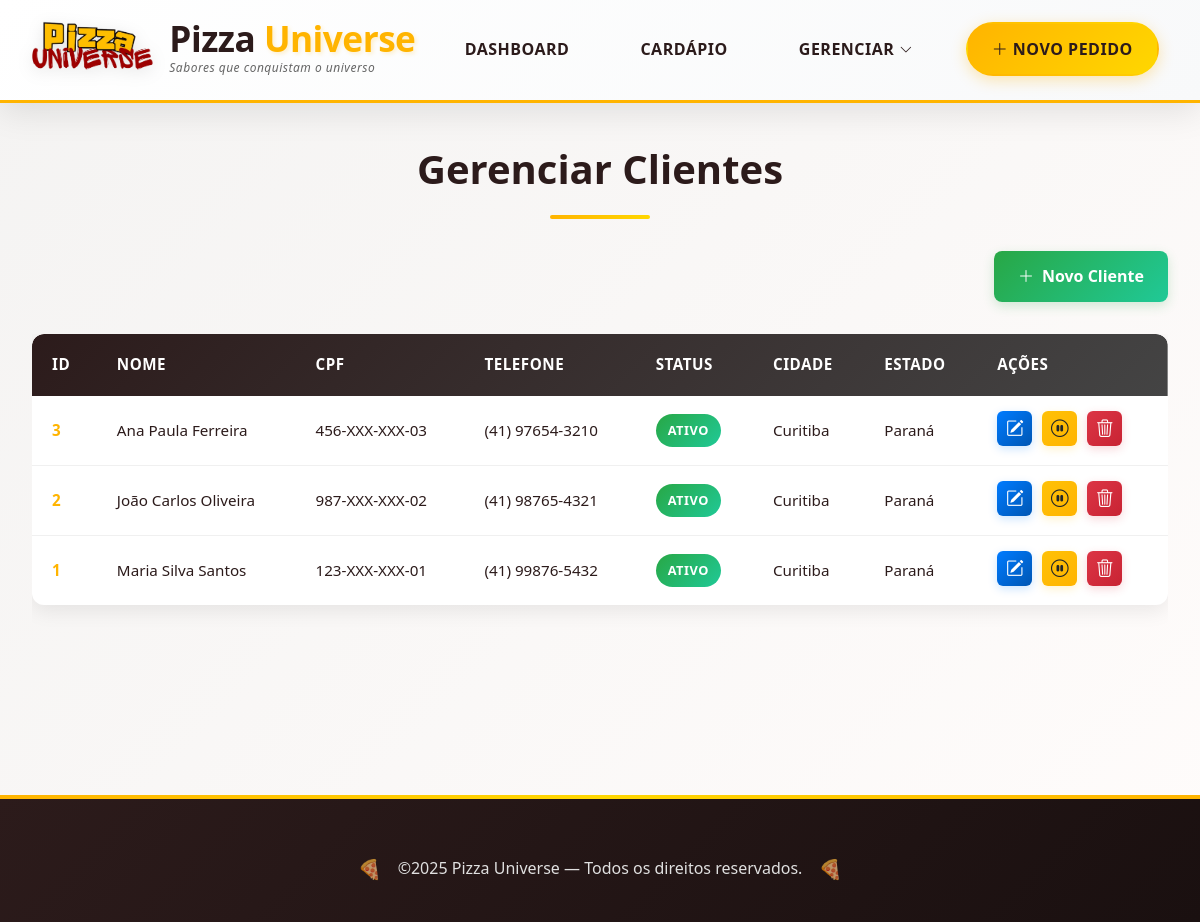
The app's page /?page=customers (signed in), older data.
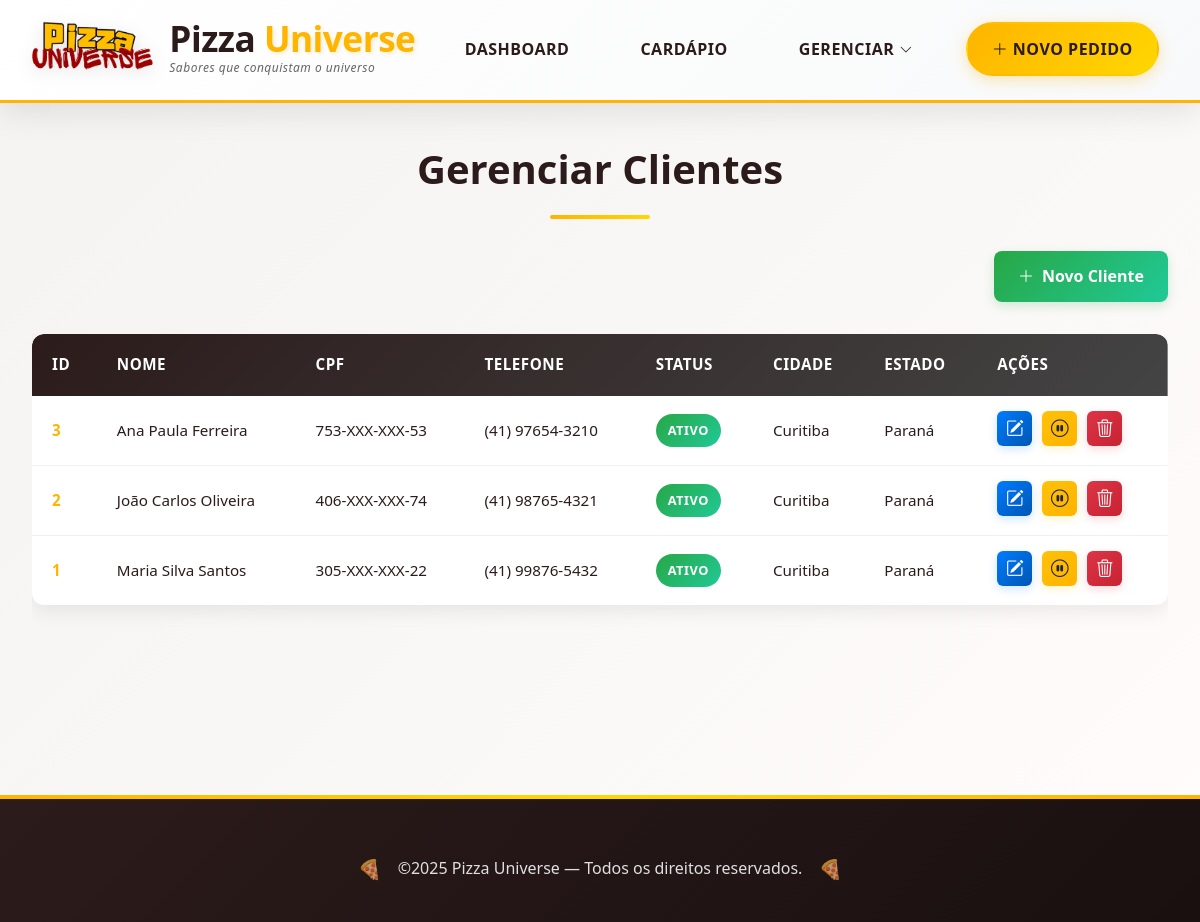
The same page, newer data.
### tables this page shows
CREATE TABLE IF NOT EXISTS customers (
    id INT AUTO_INCREMENT PRIMARY KEY,
    name VARCHAR(100) NOT NULL,
    cpf VARCHAR(11) NOT NULL UNIQUE,
    phone VARCHAR(11) NOT NULL,
    status ENUM('active', 'inactive') DEFAULT 'active',
    zipcode VARCHAR(10) NOT NULL,
    neighborhood VARCHAR(100) NOT NULL,
    street VARCHAR(200) NOT NULL,
    city VARCHAR(100) NOT NULL,
    state VARCHAR(50) NOT NULL,
    created_at TIMESTAMP DEFAULT CURRENT_TIMESTAMP,
    updated_at TIMESTAMP DEFAULT CURRENT_TIMESTAMP ON UPDATE CURRENT_TIMESTAMP
);

### controllers/CustomerController.php (called while the page is built, shortened)
<?php
abstract class CustomerController
{
    public static function delete(): void
    {
        self::findAll();
    }
    public static function findAll(?int $deleteId = null): void
    {
        $customers = CustomerDao::findAll();
        CustomerView::renderList($customers, $deleteId);
    }
}

### views/pages/customers/index.php (called while the page is built, shortened)
<?php
$action = $_GET['action'] ?? 'list';
match ($action) {
    'create' => require __DIR__ . '/create.php',
    'edit' => require __DIR__ . '/edit.php',
    'delete' => CustomerController::delete(),
    'status' => CustomerController::updateStatus(),
    default => CustomerController::delete()
};

### models/Customer.php (called while the page is built, shortened)
<?php
class Customer
{
    public function __construct(
        int $id,
        string $name = "",
        string $cpf = "",
        string $phone = "",
        string $status = "active",
        string $zipcode = "",
        string $neighborhood = "",
        string $street = "",
        string $city = "",
        string $state = ""
    ) {
        $this->id = $id;
        $this->name = $name;
        $this->cpf = $cpf;
        $this->phone = $phone;
        $this->status = $status;
        $this->city = $city;
        $this->state = $state;
    }
    public function __get(string $attr): mixed
    {
        if (property_exists($this, $attr)) {
            return $this->$attr;
        }
        throw new InvalidArgumentException("Property '{$attr}' does not exist");
    }
}

### dal/CustomerDAO.php (called while the page is built, shortened)
<?php
abstract class CustomerDao
{
    public static function findAll(): array
    {
        try {
            $pdo = Connection::getConnection();
            $stmt = $pdo->prepare("SELECT * FROM customers ORDER BY name");
            $stmt->execute();
            $res = $stmt->fetchAll(PDO::FETCH_ASSOC);
            $customers = [];
            foreach ($res as $data) {
                $customers[] = new Customer(
                    (int) $data["id"],
                    $data["name"],
                    $data["cpf"],
                    $data["phone"],
                    $data["status"],
                    $data["zipcode"],
                    $data["neighborhood"],
                    $data["street"],
                    $data["city"],
                    $data["state"]
                );
            }
            return $customers;
        } catch (\PDOException $e) {
            throw new PDOException("Erro ao listar clientes: " . $e->getMessage());
        }
    }
}

### helpers/functions.php (called while the page is built, shortened)
<?php
function maskCpf(string $cpf): string
{
  $cpf = preg_replace('/[^0-9]/', '', $cpf);
  return substr($cpf, 0, 3) . '-XXX-XXX-' . substr($cpf, -2);
}
function maskPhone(string $phone): string
{
  $phone = preg_replace('/[^0-9]/', '', $phone);
  if (strlen($phone) === 10) {
    return '(' . substr($phone, 0, 2) . ') ' . substr($phone, 2, 4) . '-' . substr($phone, 6);
  } elseif (strlen($phone) === 11) {
    return '(' . substr($phone, 0, 2) . ') ' . substr($phone, 2, 5) . '-' . substr($phone, 7);
  }
  return $phone;
}

### views/CustomerView.php (the view, shortened to what this page needs)
<?php
abstract class CustomerView
{
?>
    <?php
    public static function renderList(array $customers, ?int $deleteId = null): void
    {
    ?>
        <main>
            <h1>Gerenciar Clientes</h1>
            <div class="navigation-buttons">
                <a href="?page=customers&action=create" class="btn-primary"><i class="bi bi-plus-lg"></i> Novo Cliente</a>
            </div>
            <?php if (!empty($customers)): ?>
                <div class="customers-table-container">
                    <table class="customers-table">
                        <thead>
                            <tr>
                                <th>ID</th>
                                <th>Nome</th>
                                <th>CPF</th>
                                <th>Telefone</th>
                                <th>Status</th>
                                <th>Cidade</th>
                                <th>Estado</th>
                                <th>Ações</th>
                            </tr>
                        </thead>
                        <tbody>
                            <?php foreach ($customers as $customer): ?>
                                <tr class="customer-row">
                                    <td><?= $customer->id ?></td>
                                    <td class="customer-name"><?= htmlspecialchars($customer->name) ?></td>
                                    <td><?= Util\maskCpf($customer->cpf) ?></td>
                                    <td><?= Util\maskPhone($customer->phone) ?></td>
                                    <td>
                                        <span class="status-badge status-<?= $customer->status ?>">
                                            <?php
                                            echo match ($customer->status) {
                                                'active' => 'Ativo',
                                                'inactive' => 'Inativo',
                                                default => $customer->status
                                            };
                                            ?>
                                        </span>
                                    </td>
                                    <td><?= htmlspecialchars($customer->city) ?></td>
                                    <td><?= htmlspecialchars($customer->state) ?></td>
                                    <td class="actions">
                                        <a href="?page=customers&action=edit&edit=<?= $customer->id ?>" class="btn-edit" title="Editar Cliente">
                                            <i class="bi bi-pencil-square"></i>
                                        </a>
                                        <?php if ($customer->status === 'active'): ?>
                                            <a href="?page=customers&deactivate=<?= $customer->id ?>" class="btn-deactivate" title="Desativar Cliente">
                                                <i class="bi bi-pause-circle"></i>
                                            </a>
                                        <?php else: ?>
                                            <a href="?page=customers&activate=<?= $customer->id ?>" class="btn-activate" title="Ativar Cliente">
                                                <i class="bi bi-play-circle"></i>
                                            </a>
                                        <?php endif; ?>
                                        <a href="?page=customers&confirm=<?= $customer->id ?>" class="btn-delete" title="Excluir Cliente">
                                            <i class="bi bi-trash3"></i>
                                        </a>
                                    </td>
                                </tr>
                            <?php endforeach; ?>
                        </tbody>
                    </table>
                </div>
            <?php endif; ?>
        </main>
<?php
    }
}

### index.php (shortened to what this page needs)
<?php
$page = $_GET['page'] ?? 'login';
?>
<!DOCTYPE html>
<html lang="pt-br">
<head>
  <link rel="stylesheet" href="./assets/stylesheets/style.css">
  <?php
  $crudPages = ['users', 'pizzas', 'customers'];
  if (in_array($page, $crudPages)) {
    echo '<link rel="stylesheet" href="./assets/stylesheets/crud.css">';
  }
  $pageStyles = [
    'login' => 'auth.css',
    'home' => 'home.css',
    'dashboard' => 'dashboard.css',
    'pizzas' => 'pizzas.css',
    'customers' => 'customers.css',
    'deliver' => 'deliver.css'
  ];
  if (isset($pageStyles[$page])) {
    if (is_array($pageStyles[$page])) {
      foreach ($pageStyles[$page] as $styleFile) {
        echo '<link rel="stylesheet" href="./assets/stylesheets/' . $styleFile . '">';
      }
    } else {
      echo '<link rel="stylesheet" href="./assets/stylesheets/' . $pageStyles[$page] . '">';
    }
  }
  ?>
</head>
<body>
  <?php
  if ($page !== 'login') {
    require_once("./views/components/header.php");
  }
  match ($page) {
    'login'     => require './views/pages/login.php',
    'dashboard' => require './views/pages/dashboard.php',
    'users'     => require './views/pages/users/index.php',
    'pizzas'    => require './views/pages/pizzas/index.php',
    'customers' => require './views/pages/customers/index.php',
    'home'      => require './views/pages/home.php',
    'deliver'   => require './views/pages/deliver.php',
    default     => require './views/pages/404.php',
  };
  if ($page !== 'login') {
    require_once("./views/components/footer.php");
  }
  ?>
</body>
</html>

### views/components/header.php (shortened to what this page needs)
<header class="main-header">
  <div class="header-container">
    <div class="logo-section">
      <img src="./assets/images/logo.png" alt="Logo Pizza Universe" class="logo-img">
      <div class="logo-text">
        <h1>Pizza <span>Universe</span></h1>
        <p class="tagline">Sabores que conquistam o universo</p>
      </div>
    </div>
    <nav class="main-nav">
      <ul class="nav-list">
        <li><a href="?page=dashboard" class="nav-link">Dashboard</a></li>
        <li><a href="?page=menu" class="nav-link">Cardápio</a></li>
        <li class="dropdown">
          <a href="#" class="nav-link dropdown-toggle">Gerenciar <i class="bi bi-chevron-down"></i></a>
        </li>
        <li><a href="?page=deliver" class="nav-link cta-button"><i class="bi bi-plus-lg"></i> Novo Pedido</a></li>
      </ul>
    </nav>
  </div>
</header>

### views/components/footer.php
<footer>
  <div>
    <p>&copy;<?= date("Y") ?> Pizza Universe — Todos os direitos reservados.</p>
  </div>
</footer>

### assets/stylesheets/style.css (style rules this page uses)
* { margin: 0; padding: 0; box-sizing: border-box; }
html { scroll-behavior: smooth; }
body { font-family: 'Poppins', 'Segoe UI', Tahoma, Geneva, Verdana, sans-serif; background: linear-gradient(135deg, #f4f3f2 0%, #fffcfb 100%); color: #2c1b1b; font-size: 16px; line-height: 1.7; }
.main-header { background: linear-gradient(135deg, #fff 0%, #f8f9fa 100%); box-shadow: 0 8px 32px rgba(0, 0, 0, 0.1); padding: 0; position: sticky; top: 0; z-index: 1000; transition: all 0.3s ease; border-bottom: 3px solid #ffb400; }
.header-container { max-width: 1400px; margin: 0 auto; display: flex; align-items: center; justify-content: space-between; padding: 15px 30px; gap: 20px; }
.logo-section { display: flex; align-items: center; gap: 15px; flex-shrink: 0; }
.logo-img { height: 70px; width: auto; transition: all 0.4s ease; filter: drop-shadow(0 4px 8px rgba(0, 0, 0, 0.1)); }
.logo-text h1 { font-size: 2.2rem; font-weight: 800; color: #2c1b1b; margin: 0; letter-spacing: -0.5px; line-height: 1; }
.logo-text h1 span { color: #ffb400; text-shadow: 2px 2px 4px rgba(255, 180, 0, 0.2); }
.tagline { font-size: 0.75rem; color: #666; margin: 2px 0 0 0; font-weight: 500; font-style: italic; letter-spacing: 0.5px; }
.main-nav { flex-grow: 1; display: flex; justify-content: center; }
.nav-list { display: flex; list-style: none; gap: 35px; margin: 0; padding: 0; align-items: center; }
.nav-link { font-weight: 600; font-size: 1rem; text-decoration: none; color: #2c1b1b; position: relative; padding: 12px 18px; border-radius: 25px; transition: all 0.3s ease; text-transform: uppercase; letter-spacing: 0.5px; }
.nav-link::before { content: ""; position: absolute; bottom: 8px; left: 50%; width: 0; height: 2px; background: linear-gradient(90deg, #ffb400, #ffd700); transform: translateX(-50%); transition: width 0.3s ease; }
.cta-button { background: linear-gradient(135deg, #ffb400, #ffd700) !important; color: #2c1b1b !important; font-weight: 700; padding: 14px 24px !important; border-radius: 30px; box-shadow: 0 4px 15px rgba(255, 180, 0, 0.3); border: 2px solid transparent; animation: pulse 2s infinite; }
.dropdown { position: relative; }
.dropdown-toggle { display: flex; align-items: center; gap: 5px; }
.dropdown-toggle i { font-size: 0.8rem; transition: transform 0.3s ease; }
ul { list-style: disc inside; margin-bottom: 10px; }
footer { background: linear-gradient(135deg, #2c1b1b 0%, #1a1010 100%); color: #ffffff; margin-top: 60px; padding: 40px 0 20px 0; position: relative; overflow: hidden; }
footer::before { content: ''; position: absolute; top: 0; left: 0; right: 0; height: 4px; background: linear-gradient(90deg, #ffb400, #ffd700, #ffb400); animation: shimmer 3s ease-in-out infinite; }
footer div { max-width: 1400px; margin: 0 auto; padding: 0 30px; text-align: center; }
footer p { font-size: 1rem; font-weight: 500; color: #e0e0e0; margin: 0; padding: 20px 0; position: relative; display: inline-block; }
footer p::before, footer p::after { content: '🍕'; position: absolute; top: 50%; transform: translateY(-50%); font-size: 1.2rem; opacity: 0.7; animation: bounce 2s ease-in-out infinite; }
footer p::before { left: -40px; animation-delay: 0s; }
footer p::after { right: -40px; animation-delay: 1s; }

Row changes from the older to the newer data that the page shows:
changed customers "Ana Paula Ferreira": cpf "456-XXX-XXX-03" → "753-XXX-XXX-53"
changed customers "João Carlos Oliveira": cpf "987-XXX-XXX-02" → "406-XXX-XXX-74"
changed customers "Maria Silva Santos": cpf "123-XXX-XXX-01" → "305-XXX-XXX-22"
